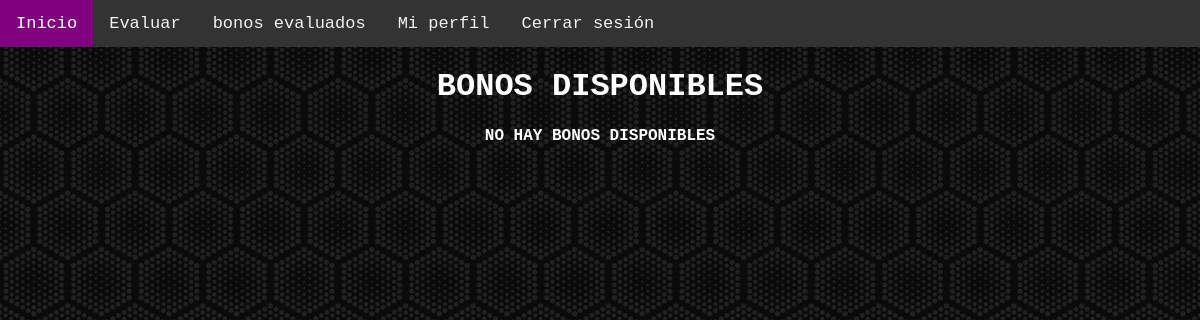
/emitbons, run on an earlier commit of the app's database.
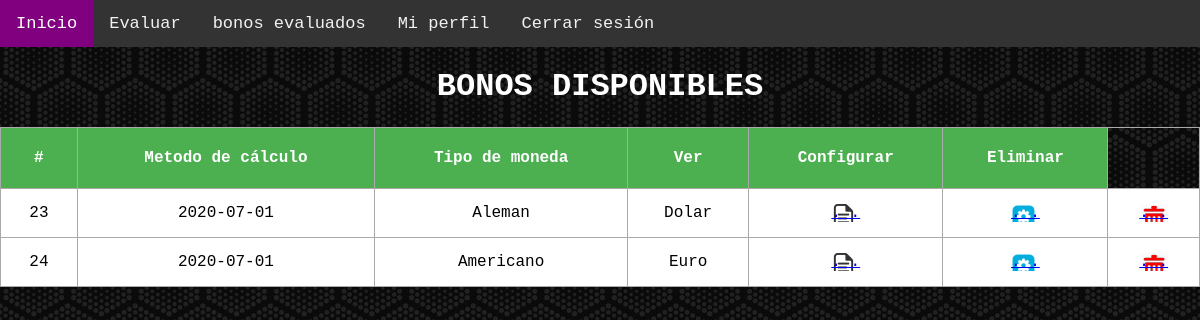
And on a later commit of the database.
### app.py (models this page shows)
class Bono(db.Model):
    id = db.Column(db.Integer, primary_key=True)
    fcalculo = db.Column(db.DateTime, default=datetime.utcnow)
    mcalculo = db.Column(db.String(20))
    ianual = db.Column(db.Float)
    tmoneda = db.Column(db.String(20))
    vnominal = db.Column(db.Float)
    vcomercial = db.Column(db.Float)
    nanos = db.Column(db.Integer)
    fpago = db.Column(db.String(50))
    dxano = db.Column(db.Integer)
    ttasa = db.Column(db.String(50))
    capi = db.Column(db.String(50))
    pgracia = db.Column(db.String(1000))
    tinteres = db.Column(db.Float)
    tdesc = db.Column(db.Float)
    irenta = db.Column(db.Float)
    femision = db.Column(db.DateTime)
    prima = db.Column(db.Float)
    estruc = db.Column(db.Float)
    coloc = db.Column(db.Float)
    flota = db.Column(db.Float)
    cavali = db.Column(db.Float)
    user_id = db.Column(db.Integer, db.ForeignKey('user.id'),nullable=False)

### app.py (the view)
@app.route('/emitbons',methods=['GET'])
def get_emitbons():
    emisores = User.query.filter_by(rol="Emisor").all()
    totalbonos = []
    for emi in emisores:
        bonos = Bono.query.filter_by(user_id = emi.id).order_by(Bono.fcalculo).all()
        totalbonos = totalbonos + bonos
    return render_template('oldcalcs.html', calculos=totalbonos, confiop=True)

### templates/oldcalcs.html (shortened to what this page needs)
{% extends 'layout.html' %}
{% block content %}
<div class="topnav" id="myTopnav">
    <a href="/home" class="active">Inicio</a>
    {% if current_user.rol=="Emisor" %}
    <a href="/calflujo" role="button">Emitir</a>
    <a href="/oldcalcs" role="button">bonos emitidos</a>
    {% else %}
    <a href="/emitbons" role="button">Evaluar</a>
    <a href="/oldcalcs" role="button">bonos evaluados</a>
    {% endif %}
    <a href="/xcontra" class="am" role="button">Mi perfil</a>
    <a href="/logout" class="am" role="button">Cerrar sesión</a>
  </div>
<div class="content">
    {% if confiop %}
    <h1 style="text-align: center">Bonos disponibles</h1>
    {% endif %}
    {% if calculos|length < 1 %}
    {% if confiop %}
    <h4 style="text-align: center">No hay bonos disponibles</h4>
    {% endif %}
    {% else %}
    <table>
        <tr>
            <th>#</th>
            <th>Metodo de cálculo</th>
            <th>Tipo de moneda</th>
            <th>Ver</th>
            {% if confiop %}
            <th>Configurar</th>
            {% endif %}
            <th>Eliminar</th>
        </tr>
        {% for calculo in calculos %}
            <tr>
                <td>{{ calculo.id }}</td>
                <td>{{ calculo.fcalculo.date() }}</td>
                <td>{{ calculo.mcalculo }}</td>
                <td>{{ calculo.tmoneda }}</td>
                <td><a class="bver" href="/resultado/{{calculo.id}}">. .</a></td>
                {% if confiop %}
                <td><a class="bcon" href="/configbon/{{calculo.id}}">. .</a></td>
                {% endif %}
                <td><a class="bban" href="/delete/{{calculo.id}}">. .</a></td>
            </tr>
        {% endfor %}
    </table>
    {% endif %}
</div>
{% endblock %}

What changed in the data, as far as the page shows it:
added Bono: id "23", fcalculo "2020-07-01", mcalculo "Aleman", tmoneda "Dolar"
added Bono: id "24", fcalculo "2020-07-01", mcalculo "Americano", tmoneda "Euro"
Also different on the page:
text no longer shown: "NO HAY BONOS DISPONIBLES"
text now shown: "# Metodo de cálculo Tipo de moneda Ver Configurar Eliminar"
